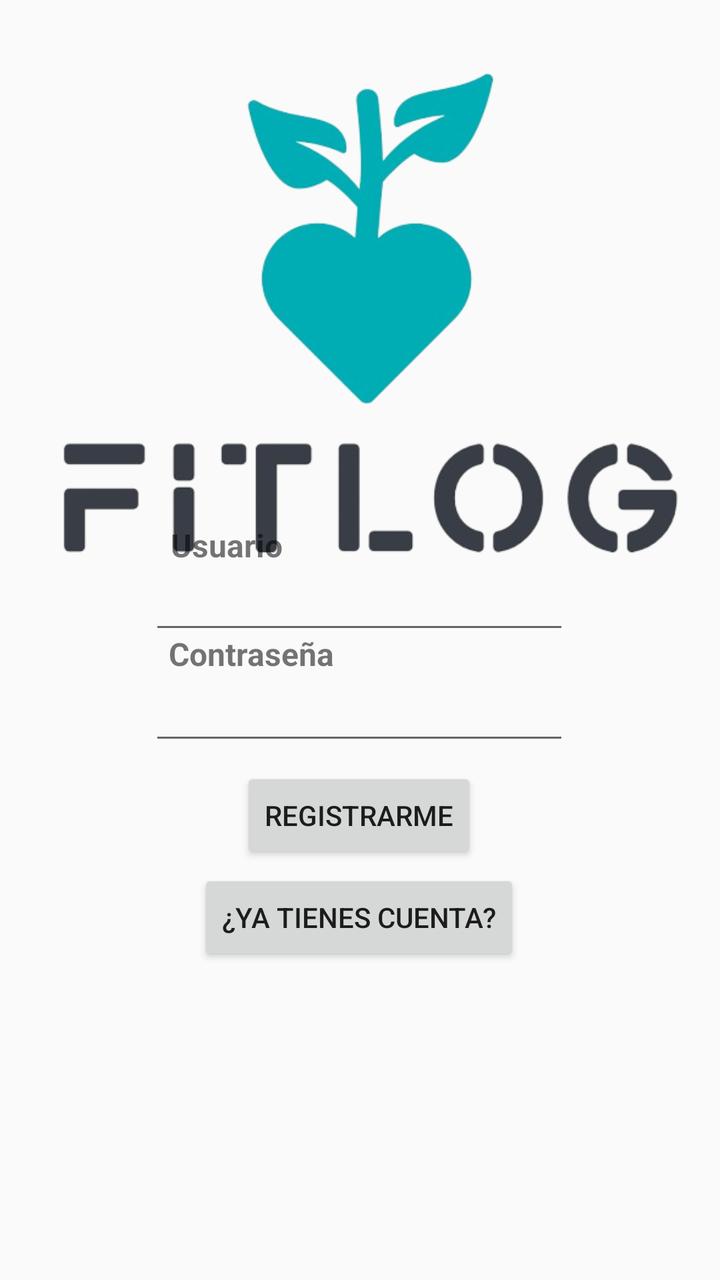
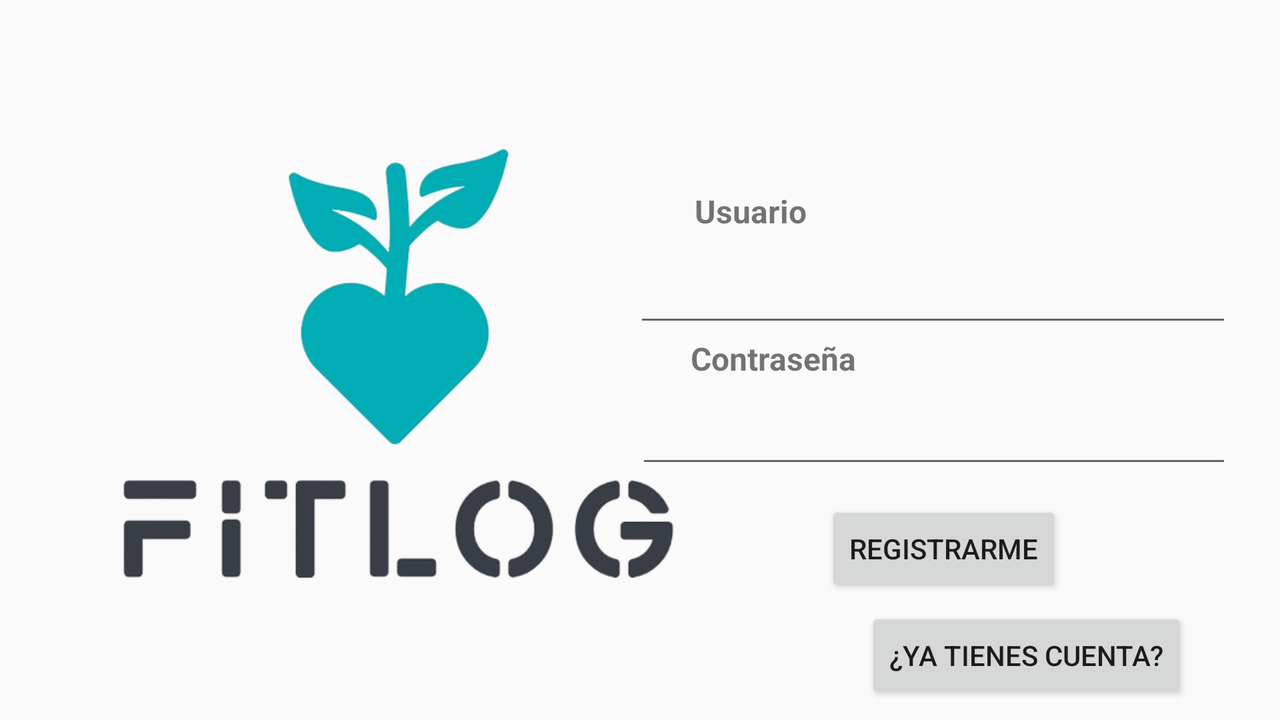

Compare how this app lays out the same screen by default and in its alternative resource folder. The renders come first, then the two layout files and the values they reference.
<!-- AndroidManifest.xml: application theme Theme.AppCompat.Light.NoActionBar -->
<!-- res/layout/activity_registro.xml -->
<?xml version="1.0" encoding="utf-8"?>
<androidx.constraintlayout.widget.ConstraintLayout xmlns:android="http://schemas.android.com/apk/res/android"
    xmlns:app="http://schemas.android.com/apk/res-auto"
    xmlns:tools="http://schemas.android.com/tools"
    android:layout_width="match_parent"
    android:layout_height="match_parent">

    <ImageView
        android:id="@+id/imageView3"
        android:layout_width="355dp"
        android:layout_height="285dp"
        app:layout_constraintBottom_toBottomOf="parent"
        app:layout_constraintEnd_toEndOf="parent"
        app:layout_constraintStart_toStartOf="parent"
        app:layout_constraintTop_toTopOf="parent"
        app:layout_constraintVertical_bias="0.035"
        app:srcCompat="@drawable/fitlog" />

    <TextView
        android:id="@+id/textView3"
        android:layout_width="wrap_content"
        android:layout_height="wrap_content"
        android:text="@string/label_usuario"
        android:textSize="16sp"
        android:textStyle="bold"
        app:layout_constraintBottom_toBottomOf="parent"
        app:layout_constraintEnd_toEndOf="parent"
        app:layout_constraintHorizontal_bias="0.281"
        app:layout_constraintStart_toStartOf="parent"
        app:layout_constraintTop_toTopOf="parent"
        app:layout_constraintVertical_bias="0.423" />

    <TextView
        android:id="@+id/textView4"
        android:layout_width="wrap_content"
        android:layout_height="wrap_content"
        android:text="@string/label_contraseña"
        android:textSize="16sp"
        android:textStyle="bold"
        app:layout_constraintBottom_toBottomOf="parent"
        app:layout_constraintEnd_toEndOf="parent"
        app:layout_constraintHorizontal_bias="0.304"
        app:layout_constraintStart_toStartOf="parent"
        app:layout_constraintTop_toTopOf="parent"
        app:layout_constraintVertical_bias="0.511" />

    <EditText
        android:id="@+id/usuario2"
        android:layout_width="wrap_content"
        android:layout_height="wrap_content"
        android:ems="10"
        android:inputType="text"
        app:layout_constraintBottom_toBottomOf="parent"
        app:layout_constraintEnd_toEndOf="parent"
        app:layout_constraintHorizontal_bias="0.497"
        app:layout_constraintStart_toStartOf="parent"
        app:layout_constraintTop_toTopOf="parent"
        app:layout_constraintVertical_bias="0.469" />

    <EditText
        android:id="@+id/password2"
        android:layout_width="wrap_content"
        android:layout_height="wrap_content"
        android:ems="10"
        android:inputType="textPassword"
        app:layout_constraintBottom_toBottomOf="parent"
        app:layout_constraintEnd_toEndOf="parent"
        app:layout_constraintHorizontal_bias="0.497"
        app:layout_constraintStart_toStartOf="parent"
        app:layout_constraintTop_toTopOf="parent"
        app:layout_constraintVertical_bias="0.561" />

    <Button
        android:id="@+id/botonRegistro2"
        android:layout_width="wrap_content"
        android:layout_height="wrap_content"
        android:text="@string/label_Registro"
        app:layout_constraintBottom_toBottomOf="parent"
        app:layout_constraintEnd_toEndOf="parent"
        app:layout_constraintHorizontal_bias="0.498"
        app:layout_constraintStart_toStartOf="parent"
        app:layout_constraintTop_toTopOf="parent"
        app:layout_constraintVertical_bias="0.648" />

    <Button
        android:id="@+id/botonInicio2"
        android:layout_width="wrap_content"
        android:layout_height="wrap_content"
        android:text="@string/boton_Cuenta"
        app:layout_constraintBottom_toBottomOf="parent"
        app:layout_constraintEnd_toEndOf="parent"
        app:layout_constraintHorizontal_bias="0.497"
        app:layout_constraintStart_toStartOf="parent"
        app:layout_constraintTop_toTopOf="parent"
        app:layout_constraintVertical_bias="0.734" />
</androidx.constraintlayout.widget.ConstraintLayout>
<!-- resources referenced by this layout -->
<resources>
  <!-- drawable fitlog: png bitmap (drawable, 76797 bytes) -->
  <string name="boton_Cuenta">¿Ya tienes cuenta?</string>
  <string name="label_Registro">Registrarme</string>
  <string name="label_usuario">Usuario</string>
</resources>
<!-- res/layout-land/activity_registro.xml (the repository's variant of the layout above) -->
<!-- drawn on the phone turned sideways -->
<?xml version="1.0" encoding="utf-8"?>
<androidx.constraintlayout.widget.ConstraintLayout xmlns:android="http://schemas.android.com/apk/res/android"
    xmlns:app="http://schemas.android.com/apk/res-auto"
    xmlns:tools="http://schemas.android.com/tools"
    android:layout_width="match_parent"
    android:layout_height="match_parent">

    <ImageView
        android:id="@+id/imageView3"
        android:layout_width="318dp"
        android:layout_height="243dp"
        app:layout_constraintBottom_toBottomOf="parent"
        app:layout_constraintEnd_toEndOf="parent"
        app:layout_constraintHorizontal_bias="0.111"
        app:layout_constraintStart_toStartOf="parent"
        app:layout_constraintTop_toTopOf="parent"
        app:srcCompat="@drawable/fitlog" />

    <TextView
        android:id="@+id/textView3"
        android:layout_width="wrap_content"
        android:layout_height="wrap_content"
        android:text="@string/label_usuario"
        android:textSize="16sp"
        android:textStyle="bold"
        app:layout_constraintBottom_toBottomOf="parent"
        app:layout_constraintEnd_toEndOf="parent"
        app:layout_constraintHorizontal_bias="0.595"
        app:layout_constraintStart_toStartOf="parent"
        app:layout_constraintTop_toTopOf="parent"
        app:layout_constraintVertical_bias="0.28" />

    <TextView
        android:id="@+id/textView4"
        android:layout_width="wrap_content"
        android:layout_height="wrap_content"
        android:text="@string/label_contraseña"
        android:textSize="16sp"
        android:textStyle="bold"
        app:layout_constraintBottom_toBottomOf="parent"
        app:layout_constraintEnd_toEndOf="parent"
        app:layout_constraintHorizontal_bias="0.62"
        app:layout_constraintStart_toStartOf="parent"
        app:layout_constraintTop_toBottomOf="@+id/usuario2"
        app:layout_constraintVertical_bias="0.0" />

    <EditText
        android:id="@+id/usuario2"
        android:layout_width="299dp"
        android:layout_height="52dp"
        android:ems="10"
        android:inputType="text"
        app:layout_constraintBottom_toBottomOf="parent"
        app:layout_constraintEnd_toEndOf="parent"
        app:layout_constraintHorizontal_bias="0.93"
        app:layout_constraintStart_toStartOf="parent"
        app:layout_constraintTop_toBottomOf="@+id/textView3"
        app:layout_constraintVertical_bias="0.0" />

    <EditText
        android:id="@+id/password2"
        android:layout_width="298dp"
        android:layout_height="49dp"
        android:ems="10"
        android:inputType="textPassword"
        app:layout_constraintBottom_toBottomOf="parent"
        app:layout_constraintEnd_toEndOf="parent"
        app:layout_constraintHorizontal_bias="0.93"
        app:layout_constraintStart_toStartOf="parent"
        app:layout_constraintTop_toBottomOf="@+id/textView4"
        app:layout_constraintVertical_bias="0.0" />

    <Button
        android:id="@+id/botonRegistro2"
        android:layout_width="wrap_content"
        android:layout_height="wrap_content"
        android:text="@string/label_Registro"
        app:layout_constraintBottom_toBottomOf="parent"
        app:layout_constraintEnd_toEndOf="parent"
        app:layout_constraintHorizontal_bias="0.791"
        app:layout_constraintStart_toStartOf="parent"
        app:layout_constraintTop_toBottomOf="@+id/password2"
        app:layout_constraintVertical_bias="0.155" />

    <Button
        android:id="@+id/botonInicio2"
        android:layout_width="wrap_content"
        android:layout_height="wrap_content"
        android:text="@string/boton_Cuenta"
        app:layout_constraintBottom_toBottomOf="parent"
        app:layout_constraintEnd_toEndOf="parent"
        app:layout_constraintHorizontal_bias="0.903"
        app:layout_constraintStart_toStartOf="parent"
        app:layout_constraintTop_toBottomOf="@+id/botonRegistro2"
        app:layout_constraintVertical_bias="0.386" />
</androidx.constraintlayout.widget.ConstraintLayout>
